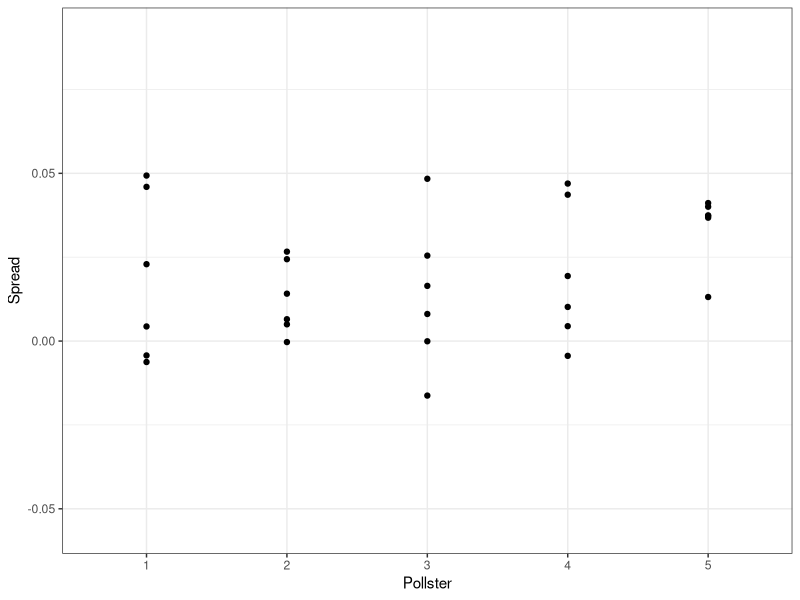
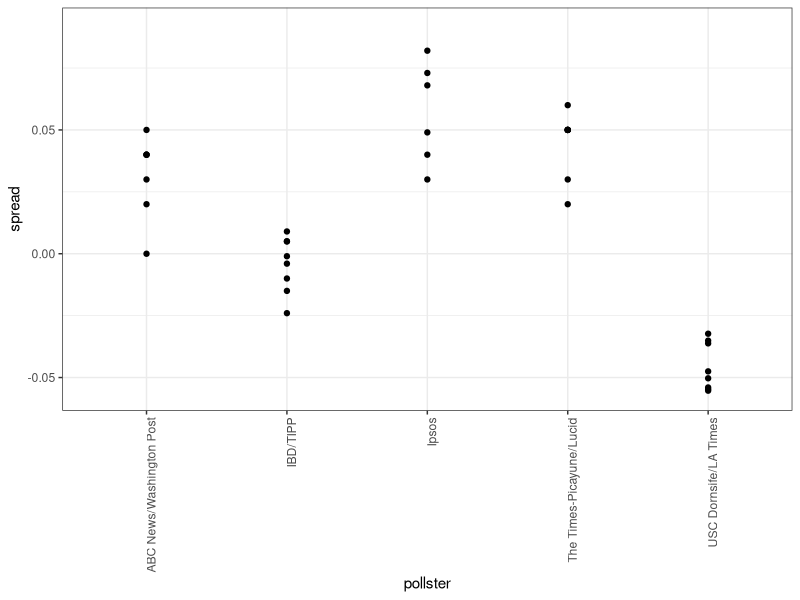
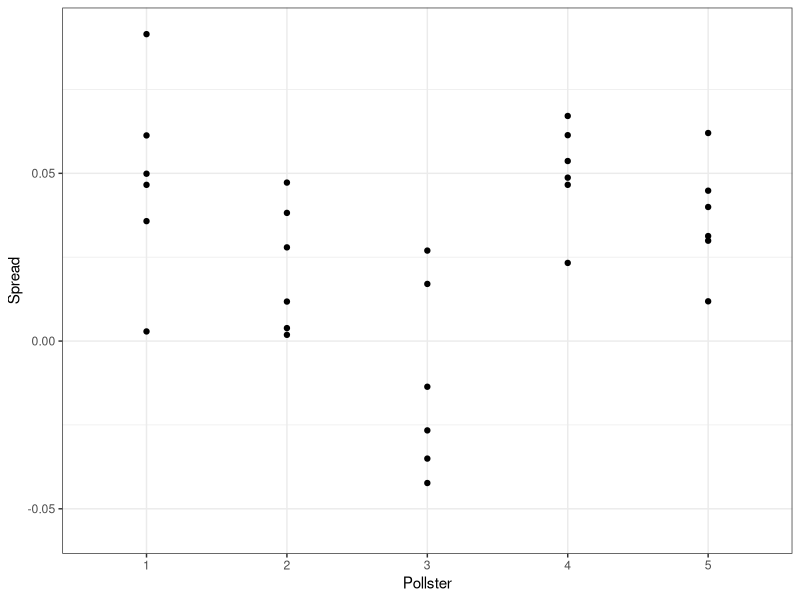
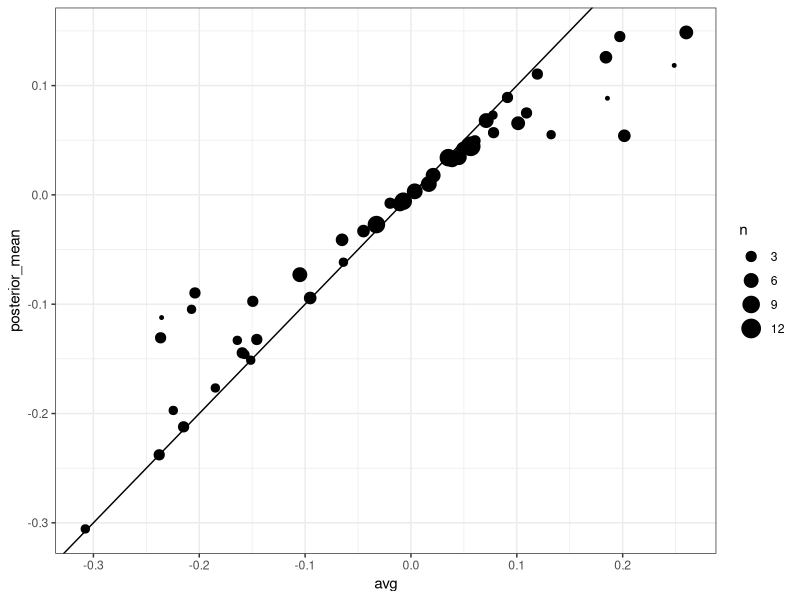
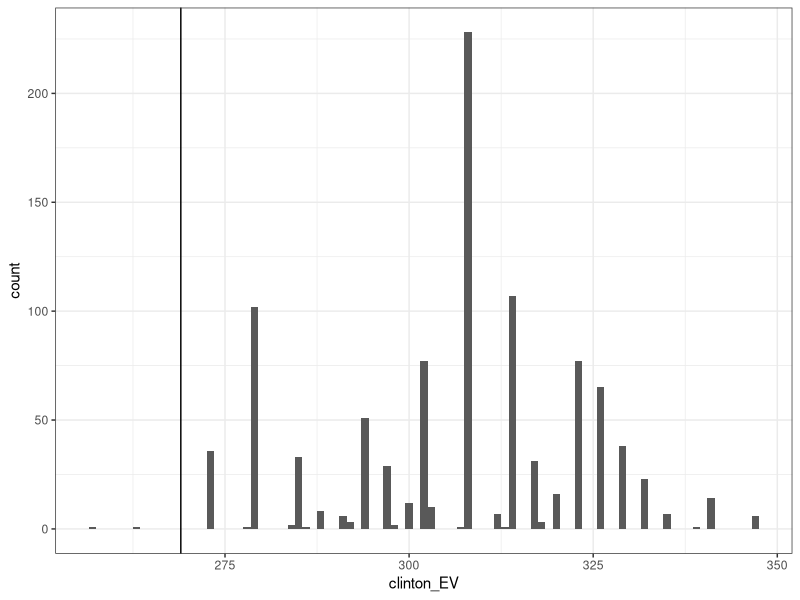
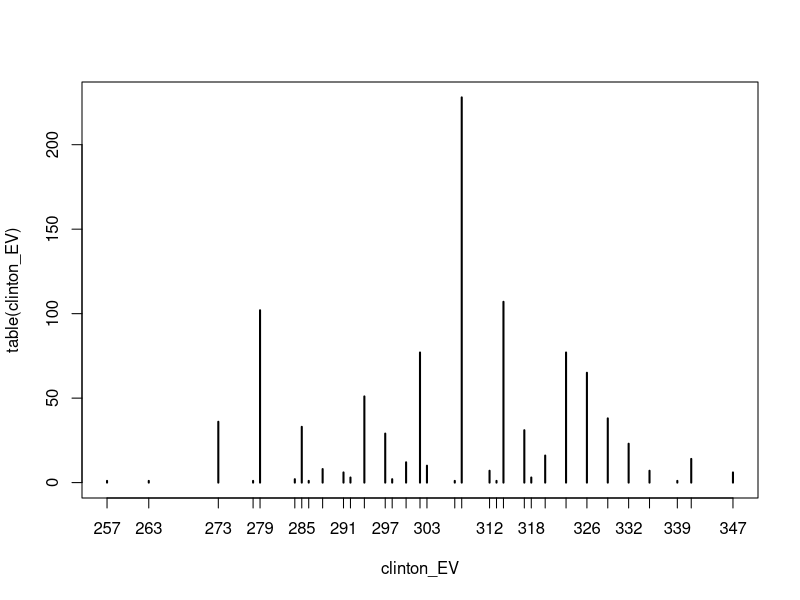
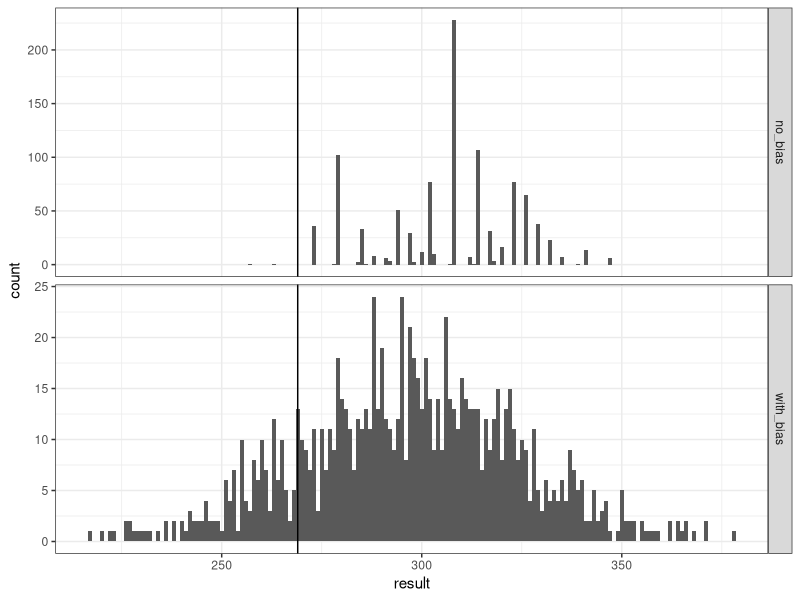
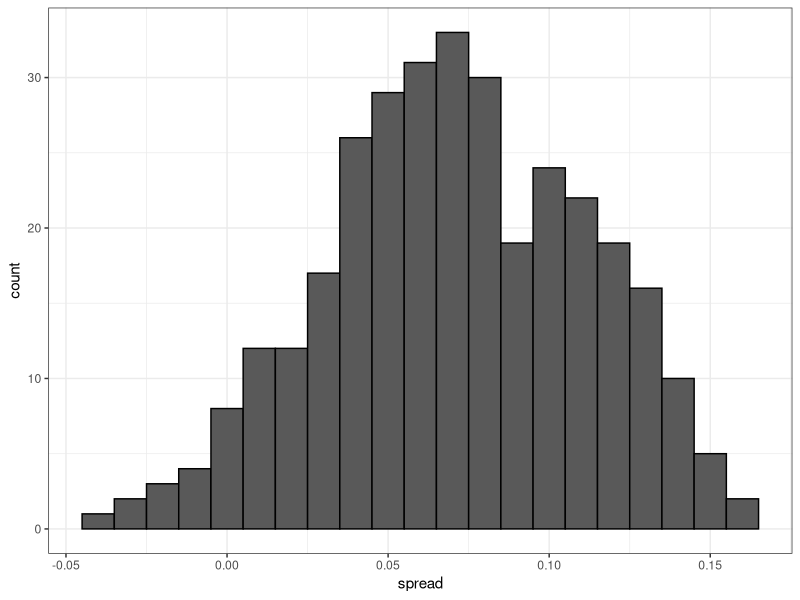

Source code (R) for these figures, in order:
## ---- chunk 1
library(tidyverse)
library(dslabs)
ds_theme_set()
polls <- polls_us_election_2016 %>% 
  filter(state == "U.S." & enddate >= "2016-10-31" &
           (grade %in% c("A+","A","A-","B+") | is.na(grade))) %>% 
  mutate(spread = rawpoll_clinton/100 - rawpoll_trump/100)

one_poll_per_pollster <- polls %>% group_by(pollster) %>% 
  filter(enddate == max(enddate)) %>%
  ungroup()

results <- one_poll_per_pollster %>% 
  summarize(avg = mean(spread), se = sd(spread)/sqrt(length(spread))) %>% 
  mutate(start = avg - 1.96*se, end = avg + 1.96*se) 
## ---- chunk 2
mu <- 0
tau <- 0.035
sigma <- results$se
Y <- results$avg
B <- sigma^2 / (sigma^2 + tau^2)

posterior_mean <- B*mu + (1-B)*Y
posterior_se <- sqrt( 1/ (1/sigma^2 + 1/tau^2))

posterior_mean
posterior_se
## ---- chunk 3
posterior_mean + c(-1.96, 1.96)*posterior_se
## ---- chunk 4
1 - pnorm(0, posterior_mean, posterior_se)
## ---- chunk 5
set.seed(3)
J<- 6
N <- 2000
d <- .021
p <- (d + 1)/2
X <- d + rnorm(J,0,2*sqrt(p*(1-p)/N))
## ---- chunk 6
I <- 5
J <- 6
N <- 2000
X <- sapply(1:I, function(i){
  d + rnorm(J,0,2*sqrt(p*(1-p)/N))
})
## ---- chunk 7
data.frame(Spread = as.vector(X) , Pollster = as.factor(rep(1:I, each=J))) %>%
  ggplot(aes(Pollster, Spread)) + 
  geom_point() + 
  scale_y_continuous(limit = c(-0.056,0.092))
## ---- chunk 8
polls %>% group_by(pollster) %>% 
  filter(n() >= 6) %>%
  ggplot(aes(pollster, spread)) + 
  geom_point() +
  theme(axis.text.x = element_text(angle = 90, hjust = 1)) +
  scale_y_continuous(limit = c(-0.056,0.092))
## ---- chunk 9
I <- 5
J <- 6
N <- 2000
d <- .021
p <- (d + 1)/2
h <- rnorm(I, 0, 0.025)
X <- sapply(1:I, function(i){
  d + h[i] + rnorm(J,0,2*sqrt(p*(1-p)/N))
})
## ---- chunk 10
data.frame(Spread = as.vector(X) , Pollster = as.factor(rep(1:I, each=J))) %>%
  ggplot(aes(Pollster, Spread)) +
  geom_point() +
  scale_y_continuous(limit = c(-0.056,0.092))
## ---- chunk 11
sd(one_poll_per_pollster$spread)
## ---- chunk 12
mu <- 0
tau <- 0.035
sigma <- sqrt(results$se^2 + .025^2)
Y <- results$avg
B <- sigma^2 / (sigma^2 + tau^2)

posterior_mean <- B*mu + (1-B)*Y
posterior_se <- sqrt( 1/ (1/sigma^2 + 1/tau^2))

1 - pnorm(0, posterior_mean, posterior_se)
## ---- chunk 13
results_us_election_2016 %>% top_n(5, electoral_votes)
## ---- chunk 14
results <- polls_us_election_2016 %>%
  filter(state!="U.S." & 
           !grepl("CD", state) & 
           enddate >="2016-10-31" & 
           (grade %in% c("A+","A","A-","B+") | is.na(grade))) %>%
  mutate(spread = rawpoll_clinton/100 - rawpoll_trump/100) %>%
  group_by(state) %>%
  summarize(avg = mean(spread), sd = sd(spread), n = n()) %>%
  mutate(state = as.character(state))
## ---- chunk 15
results %>% arrange(abs(avg))
## ---- chunk 16
results <- left_join(results, results_us_election_2016, by = "state")
## ---- chunk 17
results_us_election_2016 %>% filter(!state %in% results$state)
## ---- chunk 18
results <- results %>%
  mutate(sd = ifelse(is.na(sd), median(results$sd, na.rm=TRUE), sd))
## ---- chunk 19
mu <- 0
tau <- 0.02
results %>% mutate(sigma = sd/sqrt(n), 
                   B = sigma^2 / (sd^2 + tau^2),
                   posterior_mean = B*mu + (1-B)*avg,
                   posterior_se = sqrt( 1/ (1/sigma^2 + 1/tau^2))) %>%
  arrange(abs(posterior_mean))
## ---- chunk 20
results %>% mutate(sigma = sd/sqrt(n), 
                   B = sigma^2 / (sigma^2 + tau^2),
                   posterior_mean = B*mu + (1-B)*avg,
                   posterior_se = sqrt( 1/ (1/sigma^2 + 1/tau^2))) %>%
  ggplot(aes(avg, posterior_mean, size = n)) + geom_point() + 
  geom_abline(slope = 1, intercept = 0)
## ---- chunk 21
mu <- 0
tau <- 0.02
clinton_EV <- replicate(1000, {
  results %>% mutate(sigma = sd/sqrt(n), 
                   B = sigma^2 / (sigma^2 + tau^2),
                   posterior_mean = B*mu + (1-B)*avg,
                   posterior_se = sqrt( 1/ (1/sigma^2 + 1/tau^2)),
                   simulated_result = rnorm(length(posterior_mean), posterior_mean, posterior_se),
                   clinton = ifelse(simulated_result>0, electoral_votes, 0)) %>% 
    summarize(clinton = sum(clinton)) %>% 
    .$clinton + 7## 7 for Rhode Island and D.C.
})
mean(clinton_EV>269)
## ---- chunk 22
data.frame(clinton_EV) %>% 
  ggplot(aes(clinton_EV)) + 
  geom_histogram(binwidth = 1) +
  geom_vline(xintercept = 269)
plot(table(clinton_EV))
## ---- chunk 23
tau <- 0.02
bias_sd <- 0.03
clinton_EV_2 <- replicate(1000, {
  results %>% mutate(sigma = sqrt(sd^2/n  + bias_sd^2),  
                   B = sigma^2 / (sigma^2 + tau^2),
                   posterior_mean = B*mu + (1-B)*avg,
                   posterior_se = sqrt( 1/ (1/sigma^2 + 1/tau^2)),
                   simulated_result = rnorm(length(posterior_mean), posterior_mean, posterior_se),
                   clinton = ifelse(simulated_result>0, electoral_votes, 0)) %>% 
    summarize(clinton = sum(clinton) + 7) %>% .$clinton ## 7 for Rhode Island and D.C.
})
mean(clinton_EV_2>269)
## ---- chunk 24
data.frame(no_bias=clinton_EV, with_bias=clinton_EV_2) %>% gather(approach, result ) %>%
  ggplot(aes(result)) + 
  geom_histogram(binwidth = 1) +
  geom_vline(xintercept = 269) +
  facet_grid(approach~., scales="free")
## ---- chunk 25
one_pollster <- polls_us_election_2016 %>% 
  filter(pollster == "Ipsos" & state == "U.S.") %>% 
  mutate(spread = rawpoll_clinton/100 - rawpoll_trump/100)
## ---- chunk 26
se <- one_pollster %>% 
  summarize(empirical = sd(spread), theoretical = 2*sqrt(mean(spread)*(1-mean(spread))/min(samplesize)))
se
## ---- chunk 27
one_pollster %>% ggplot(aes(spread)) + 
  geom_histogram(binwidth = 0.01, color = "black")
## ---- chunk 28
one_pollster %>% ggplot(aes(enddate, spread)) + 
  geom_point() + 
  geom_smooth(method = "loess", span = 0.1)
## ---- chunk 29
polls_us_election_2016 %>%
  filter(state == "U.S." & enddate>="2016-07-01") %>%
  group_by(pollster) %>%
  filter(n()>=10) %>%
  ungroup() %>%
  mutate(spread = rawpoll_clinton/100 - rawpoll_trump/100) %>%
  ggplot(aes(enddate, spread)) + 
  geom_smooth(method = "loess", span = 0.1) + 
  geom_point(aes(color=pollster), show.legend = FALSE, alpha=0.6) 
## ---- chunk 30
polls_us_election_2016 %>%
  filter(state == "U.S." & enddate>="2016-07-01") %>%
  select(enddate, pollster, rawpoll_clinton, rawpoll_trump) %>%
  rename(Clinton = rawpoll_clinton, Trump = rawpoll_trump) %>%
  gather(candidate, percentage, -enddate, -pollster) %>% 
  mutate(candidate = factor(candidate, levels = c("Trump","Clinton")))%>%
  group_by(pollster) %>%
  filter(n()>=10) %>%
  ungroup() %>%
  ggplot(aes(enddate, percentage, color = candidate)) +  
  geom_point(show.legend = FALSE, alpha=0.4)  + 
  geom_smooth(method = "loess", span = 0.15) +
  scale_y_continuous(limits = c(30,50))
